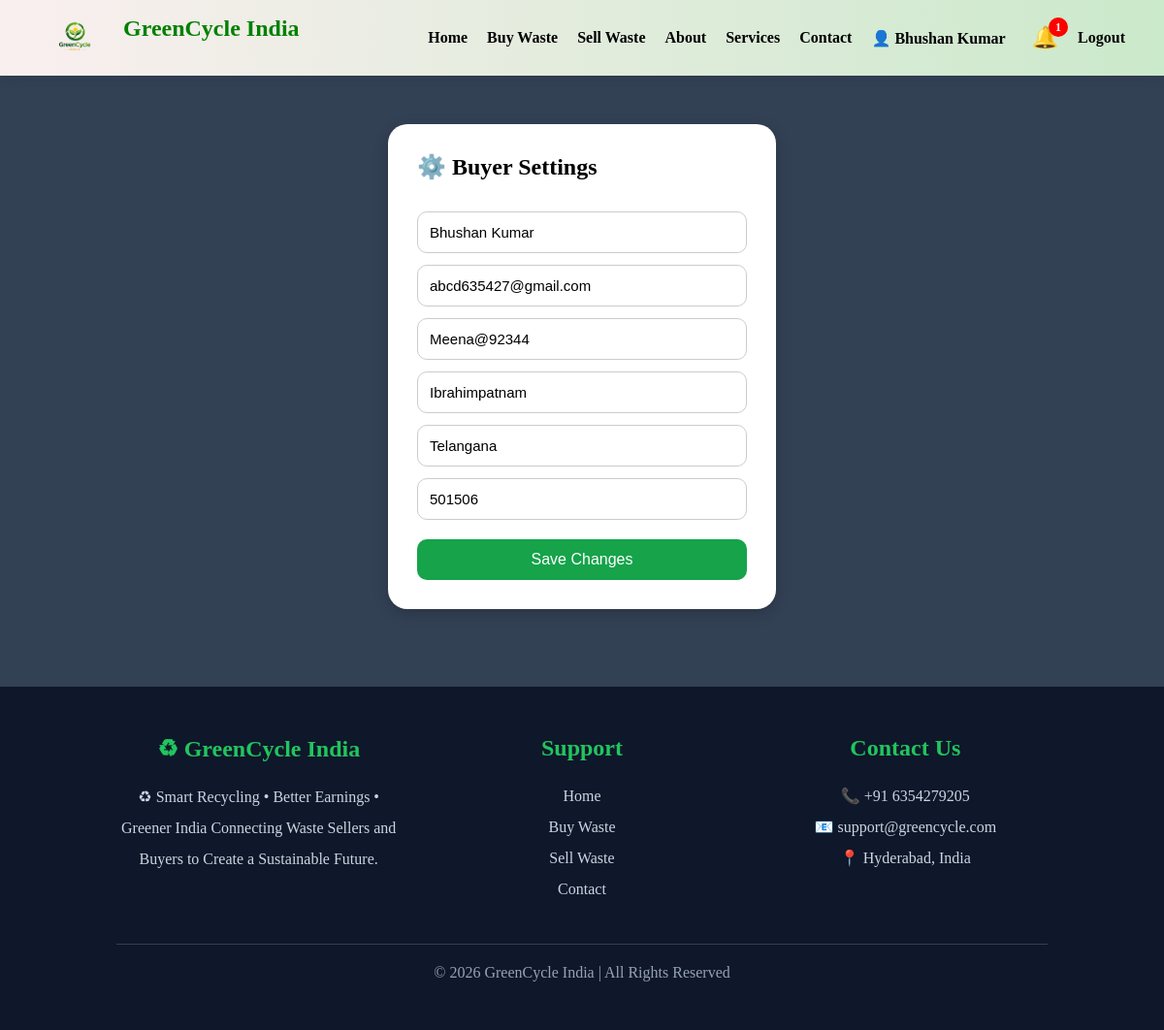
The page /buyer-settings/ (signed in) on the database its author committed.
### main/models.py (models this page shows, shortened)
class Buyer(models.Model):
    name = models.CharField(max_length=100)
    email = models.EmailField(unique=True)
    password = models.CharField(max_length=100)
    city = models.CharField( max_length=100, default='Unknown')
    state = models.CharField(max_length=100, default='Unknown')
    pincode = models.CharField(max_length=10, default='000000')

### main/views.py (the view, shortened to what this page needs)
# urls.py: path('buyer-settings/',views.buyer_settings),
def buyer_settings(request):
    if not request.session.get('buyer_id'):
        return redirect('/buyer-login/')
    buyer_id = request.session.get('buyer_id')
    buyer = Buyer.objects.get(id=buyer_id)
    return render(request,
        'buyer_settings.html',
        {
            'buyer': buyer
        }
    )

### main/context_processors.py (called while the page is built)
def seller_notification_count(request):
    if request.session.get('user_id'):
        seller_id = request.session.get('user_id')
        pending_requests = BuyRequest.objects.filter(
            waste__seller_id=seller_id,
            status='Pending'
        ).count()
        return {
            'pending_requests_count': pending_requests
        }
    return {
        'pending_requests_count': 0
    }

### main/views.py (called while the page is built)
def seller_notification_count(request):
    seller_count = 0
    buyer_count = 0
    if request.session.get('user_id'):
        seller_id = request.session.get('user_id')
        seller_count = BuyRequest.objects.filter(
            waste__seller_id=seller_id,
            status='Pending'
        ).count()
    if request.session.get('buyer_id'):
        buyer_name = request.session.get('buyer_name')
        buyer_count = Notification.objects.filter(
            buyer_id=request.session.get('buyer_id'),
            is_read=False
        ).count()
    return {
        'pending_requests_count': seller_count,
        'buyer_notification_count': buyer_count
    }

### templates/buyer_settings.html (shortened to what this page needs)
{% load static %}
<link rel="stylesheet" href="{% static 'css/style.css' %}">
{% include 'navbar.html' %}
<div class="box">
    <h2>⚙️ Buyer Settings</h2>
    <form method="POST">
        <input type="text"
               name="name"
               value="{{ buyer.name }}"
               placeholder="Name">
        <input type="email"
               name="email"
               value="{{ buyer.email }}"
               placeholder="Email">
        <input type="text"
               name="password"
               value="{{ buyer.password }}"
               placeholder="Password">
        <input type="text"
               name="city"
               value="{{ buyer.city }}"
               placeholder="City">
        <input type="text"
               name="state"
               value="{{ buyer.state }}"
               placeholder="State">
        <input type="text"
               name="pincode"
               value="{{ buyer.pincode }}"
               placeholder="Pincode">
        <button type="submit">
            Save Changes
        </button>
    </form>
</div>
{% include 'footer.html' %}

### static/css/style.css (style rules this page uses)
* { margin:0; padding:0; box-sizing:border-box; }

### templates/buyer_settings.html (style rules this page uses)
.box { width:400px; margin:50px auto; background:white; padding:30px; border-radius:20px; box-shadow:0 4px 15px rgba(0,0,0,0.2); }
h2 { margin-bottom:20px; }
input { width:100%; padding:12px; margin-top:12px; border-radius:10px; border:1px solid #ccc; font-size:15px; }
button { width:100%; padding:12px; margin-top:20px; background:#16a34a; color:white; border:none; border-radius:10px; font-size:16px; cursor:pointer; }

### rows shown on the page
Buyer: name "Bhushan Kumar", email "abcd635427@gmail.com", password "Meena@92344", city "Ibrahimpatnam", state "Telangana", pincode "501506"

### other values the page prints
{{ request.session.user_name }} "Bhushan Kumar"
{{ pending_requests_count }} "1"
